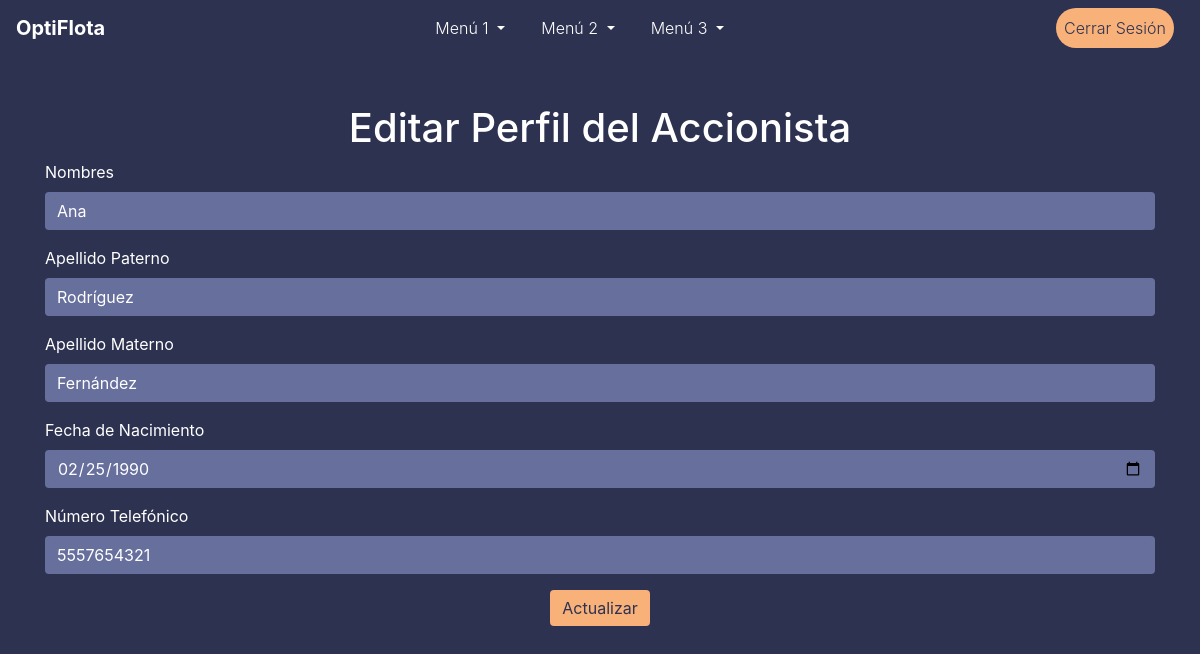
Page /owners/edit_owner/4 (signed in) on the committed database.
### models.py (models this page shows)
class Accionista(db.Model):
    id = db.Column(db.Integer, primary_key=True)
    nombres = db.Column(db.String(50), nullable=False)
    apellido_paterno = db.Column(db.String(50), nullable=False)
    apellido_materno = db.Column(db.String(50), nullable=False)
    fecha_nacimiento = db.Column(db.Date, nullable=False)
    numero_telefonico = db.Column(db.String(20), nullable=False)

### routes/edit_owner.py (the view, shortened to what this page needs)
@edit_owner_bp.route('/edit_owner/<int:owner_id>', methods=['GET', 'POST'])
@login_required
def edit_owner(owner_id):
    owner = Accionista.query.get_or_404(owner_id)
    form = EditOwnerForm(obj=owner)
    return render_template('edit_owner.html', form=form, owner=owner)

### forms.py
class EditOwnerForm(FlaskForm):
    nombres = StringField('Nombres', validators=[DataRequired()])
    apellido_paterno = StringField('Apellido Paterno', validators=[DataRequired()])
    apellido_materno = StringField('Apellido Materno', validators=[DataRequired()])
    fecha_nacimiento = DateField('Fecha de Nacimiento', format='%Y-%m-%d', validators=[DataRequired()])
    numero_telefonico = StringField('Número Telefónico', validators=[DataRequired()])
    submit = SubmitField('Actualizar')

### app.py (called while the page is built)
@login_manager.user_loader
def load_user(user_id):
    return User.query.get(int(user_id))

### templates/edit_owner.html (shortened to what this page needs)
{% extends "topmenu_template.html" %}
{% block content %}
<div class="container mt-5">
    <h1 class="text-center">Editar Perfil del Accionista</h1>
    <form method="POST" action="{{ url_for('edit_owner_bp.edit_owner', owner_id=owner.id) }}">
        <div class="form-group">
            {{ form.nombres.label(class="form-label") }}
            {{ form.nombres(class="form-control") }}
        </div>
        <div class="form-group">
            {{ form.apellido_paterno.label(class="form-label") }}
            {{ form.apellido_paterno(class="form-control") }}
        </div>
        <div class="form-group">
            {{ form.apellido_materno.label(class="form-label") }}
            {{ form.apellido_materno(class="form-control") }}
        </div>
        <div class="form-group">
            {{ form.fecha_nacimiento.label(class="form-label") }}
            {{ form.fecha_nacimiento(class="form-control") }}
        </div>
        <div class="form-group">
            {{ form.numero_telefonico.label(class="form-label") }}
            {{ form.numero_telefonico(class="form-control") }}
        </div>
        <div class="form-group text-center">
            {{ form.submit(class="btn btn-primary") }}
        </div>
    </form>
</div>
{% endblock %}

### static/css/styles.css (style rules this page uses)
:root { --color-fondo: #424769; --color-fondo-mas-fondo: #2d3250; --color-texto: #ffffff; --color-relleno-textbox: #676f9d; --color-boton: #f9b17a; }
body { background-color: var(--color-fondo-mas-fondo); color: var(--color-texto); }
.form-control { background-color: var(--color-relleno-textbox); color: var(--color-texto); border: none; }
.form-control::placeholder { color: var(--color-texto); }
.btn-primary { background-color: var(--color-boton); border: none; color: var(--color-fondo-mas-fondo) !important; }

### rows in the picture
Accionista: nombres "Ana", apellido_paterno "Rodríguez", apellido_materno "Fernández", fecha_nacimiento "02/25/1990", numero_telefonico "5557654321"
